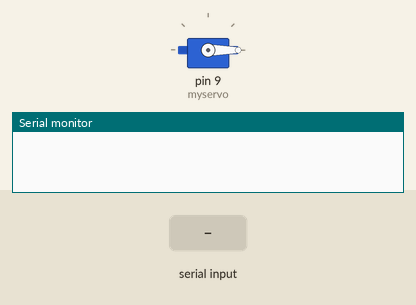
Bench run of a sketch on a simulated Arduino Uno, built with avr-gcc and run on an emulated ATmega328P. On the bench: servo, the last lines printed to the serial monitor. The inputs (shaded band) are chosen by the test bench.

Above: at 1.2 s.
1.3 s: "90,45,200\n" received over Serial
At 1.88 s:
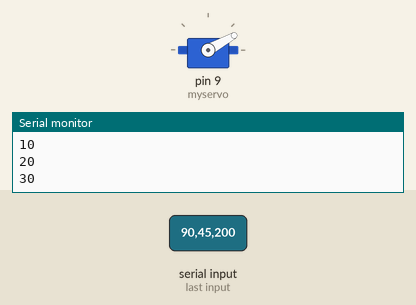
At 2.94 s:
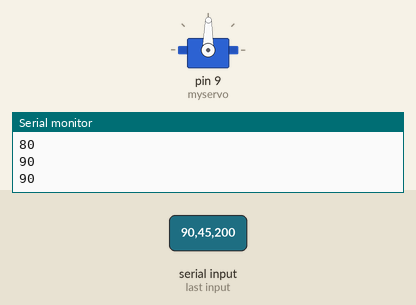
Timing chart, 0 to 10.3 s (numbered marks = the images above; inputs shaded):
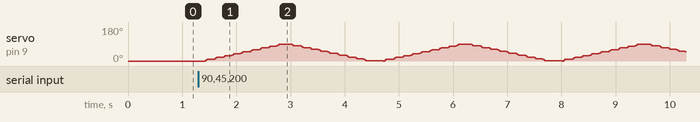

The sketch:

trigger_arduino_servo.ino
```cpp
#include <Servo.h>


#define STATUS_OFF 0
#define STATUS_ON 1
#define STATUS_SET_POS 2
#define STATUS_RUN_FIXED_CYCLES 3

Servo myservo;
int pos = 0;
int divfactor = 4;

int current_status = STATUS_OFF;
int loop_num = 0;

int antenna_stand_still_duration_ms = 100;


void setup() {
  myservo.attach(9);
  Serial.begin(9600);
  myservo.write(pos);
}

void loop() {

  // change status if command trigerred
  if(Serial.available() > 0) {
    current_status = Serial.parseInt();
    Serial.println("Status changed to " + String(current_status));
  }

  if(current_status == STATUS_OFF)
    return;

  if(current_status == STATUS_SET_POS) {
    pos = Serial.parseInt();
    myservo.write(pos);
    Serial.println(String(pos));
    delay(antenna_stand_still_duration_ms);
    current_status = STATUS_OFF;
    Serial.println("Status changed to " + String(current_status));
    return;
  }

  if(current_status == STATUS_RUN_FIXED_CYCLES) {
    if(loop_num == 0) {
      loop_num = Serial.parseInt();
    } else if(loop_num == 1) {
      loop_num = 0;
      current_status = STATUS_OFF;
      Serial.println("Status changed to " + String(current_status));
      return;
    } else {
      loop_num -= 1;
    }
  }

  Serial.println(String(pos));
  delay(antenna_stand_still_duration_ms);

  while (pos <= 80) {
    myservo.write(pos++); delay(45/divfactor);
    myservo.write(pos++); delay(40/divfactor);
    myservo.write(pos++); delay(30/divfactor);
    myservo.write(pos++); delay(15/divfactor);
    myservo.write(pos++); delay(10/divfactor);
    myservo.write(pos++); delay(10/divfactor);
    myservo.write(pos++); delay(15/divfactor);
    myservo.write(pos++); delay(30/divfactor);
    myservo.write(pos++); delay(40/divfactor);
    myservo.write(pos++); delay(45/divfactor);
    Serial.println(String(pos));
    delay(antenna_stand_still_duration_ms);
  }

  Serial.println(String(pos));
  delay(antenna_stand_still_duration_ms);

  while (pos >= 10) {
    myservo.write(pos--); delay(45/divfactor);
    myservo.write(pos--); delay(40/divfactor);
    myservo.write(pos--); delay(30/divfactor);
    myservo.write(pos--); delay(15/divfactor);
    myservo.write(pos--); delay(10/divfactor);
    myservo.write(pos--); delay(10/divfactor);
    myservo.write(pos--); delay(15/divfactor);
    myservo.write(pos--); delay(30/divfactor);
    myservo.write(pos--); delay(40/divfactor);
    myservo.write(pos--); delay(45/divfactor);
    Serial.println(String(pos));
    delay(antenna_stand_still_duration_ms);
  }

  Serial.println(String(pos));
  delay(antenna_stand_still_duration_ms);
}
```
